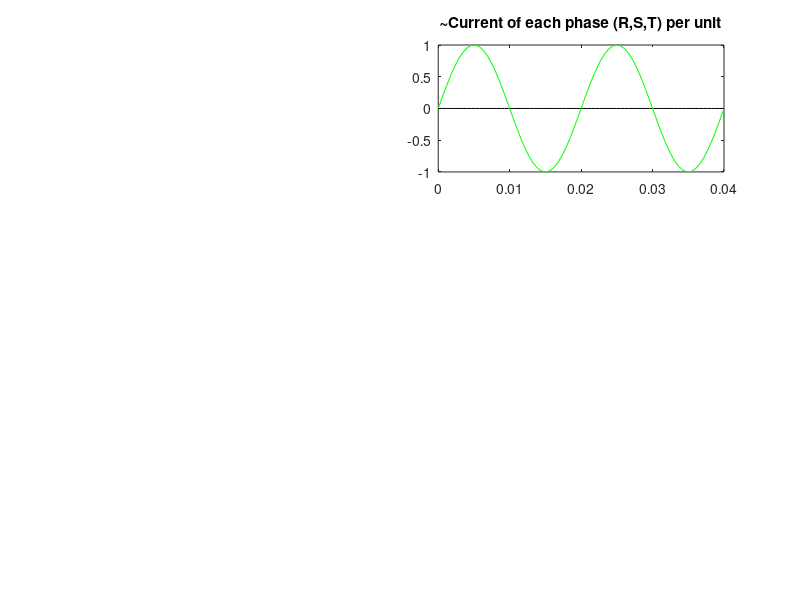

MATLAB code for this plot: (Note: this script raises an error after producing the figure.)
 %% Clearing variables and close windoes and clearing command window   
 
    close all
    clear
    
    clc
    
%     tic;
%% File Name

    filename = 'NO_Ideal_Animated5.gif';       % Specify the output file name
    gifc = 0 ;                                   %1==yes or 0==no ==> creating .gif animation file
%% variables definition:

    j=1i;                      %j=[0+1i]
    f=50;                      %frequency
    P=1/f;                     %Period
    n=70;                      %Number of time steps
    t=linspace(0,2*P,n);       %time
    w=2*pi*f;                  %angular frequency(Omega)
    Bm=1;                      %amplitude of Mfield produced by each phase
    m=round(sqrt(n))+1;
%% Here we can make fault:

    R =  1  +  0.10*sin(w*t)   -  0.05 ;                  %Br=R*Bm*sin(w*t); 
    S =  1  +  0.19*sin(3*w*t)   -  1.00 ;                  %Bs=S*Bm*sin(w*t-2*pi/3);
    T =  1  +  0.10*sin(2*w*t)   -  0.20 ;                  %Bt=T*Bm*sin(w*t+2*pi/3);
   
                        A=1.0 ; B=1.0 ;                             %Bnet :: [theta,Bn]=cart2pol(A*Nx,B*Ny);
   
%     R=1;S=1;T=1;                             %
    
%% Magnetic Fields definition:

    Br=(Bm*R).*sin(w*t)          ;% +     0.10*(Bm*R).*sin(3*w*t);             %Mfield produced by   phase  'R'  color=Black  +   3rd Harmonic
    Bs=(Bm*S).*sin(w*t-2*pi/3)   ;% +     0.15*(Bm*S).*sin(3*(w*t-2*pi/3));    %Mfield produced by   phase  'S'  color=Blue   +   3rd Harmonic
    Bt=(Bm*T).*sin(w*t+2*pi/3)   ;% +     0.12*(Bm*T).*sin(3*(w*t+2*pi/3));    %Mfield produced by   phase  'T'  color=Pink   +   3rd Harmonic
    
%% Mfields in cartesian coordinates:

    [Rx,Ry]=pol2cart(0,Br);
    %Rx=Br;Ry=Br-Br;
    [Sx,Sy]=pol2cart(-2*pi/3,Bs);
    %Sx=Bs*cos(-2*pi/3);Sy=Bs*sin(-2*pi/3);
    [Tx,Ty]=pol2cart(2*pi/3,Bt);
    %Tx=Bt*cos(2*pi/3);Ty=Bt*sin(2*pi/3);
    
%% Avaluating Bnet vector:

    Nx=A.*(Rx+Sx+Tx);
    Ny=B.*(Ry+Sy+Ty);
    
%%  Bnet in polar coordinates

    [theta,Bn]=cart2pol(Nx,Ny);      %Bnet Mfield      color=Red
    
%% Wave shapes and geometrical positions

    c1=sin(w*t)+j*cos(w*t);
    c2=1.5*c1;
%     cr=max(R)*c1;
%     cs=max(S)*c1;
%     ct=max(T)*c1;
    cN=Nx+j*Ny;
    ir=(Bm).*sin(w*t);         
    is=(Bm).*sin(w*t-2*pi/3);   
    it=(Bm).*sin(w*t+2*pi/3);
    in=t-(-1.5+t);
    iz=in-1.5;
%% Somthing for creating Animation
    if (gifc == 1) 
        
        
        im=cell(m);
        
        frame=struct('cdata',[],'colormap',[]);
        
    end

%% 
       
%   rd=zeros(1,n);
%   sd=rd;
%   td=rd;
 %   tt=t-(t-1.5);
    
%% Openning a Figure   

    figure('NumberTitle','off','Name','Magnetic Fields in the Stator By H.Najafi','Units','centimeters','Position',[0.25 2 40 18]);
    
    %% Animated Lines
    
    subplot(3,4,[3,4]); 
    %plot([t,iz],'Color','k','LineWidth',0.5,[t,ir],'Color','g','LineWidth',1);
    plot(t,iz,'k',t,ir,'g');
    title('~Current of each phase (R,S,T) per unit');
    ral=animatedline('Color','k','LineWidth',1.5,'MaximumNumPoints',n);
    ylim([-1.5 1.5]);xlim([0 max(t)]);grid on;grid minor;
    ax = gca;
    ax.YLabel.String = 'R';
    ax.YLabel.FontSize = 10;
    
    
    subplot(3,4,[7,8]);
    plot(t,iz,'k',t,is,'g');
    sal=animatedline('Color','b','LineWidth',1.5,'MaximumNumPoints',n);
    ylim([-1.5 1.5]);xlim([0 max(t)]);grid on;grid minor;
    ax = gca;
    ax.YLabel.String = 'S';
    ax.YLabel.FontSize = 10;
    
    
    subplot(3,4,[11,12]);
    plot(t,iz,'k',t,it,'g');
    tal=animatedline('Color','m','LineWidth',1.5,'MaximumNumPoints',n);
    ylim([-1.5 1.5]);xlim([0 max(t)]);grid on;grid minor;
    ax = gca;
    ax.YLabel.String = 'T';
    ax.YLabel.FontSize = 10;
    ax.XLabel.String = 'Time';
    ax.XLabel.FontSize = 10;
    ax.XLabel.FontWeight='bold';
    
    subplot(3,4,[9,10]);
    plot(360*f*t,in,'g','LineWidth',0.75);
    nal=animatedline('Color','r','LineWidth',1.5,'MaximumNumPoints',n);
    %ylim([-2 2]);
    xlim([0 (180/pi)*w*max(t)]);grid on; grid minor;
    ax = gca;
    ax.YLabel.String = 'Amplitude of Bnet';
    ax.YLabel.FontSize = 10;
    ax.YLabel.FontWeight='bold'; 
    ax.XTickMode = 'manual';
    ax.XTick = linspace(0,360*f*max(t),13);
    ax.XLabel.String = 'Position of Bnet(0-360 Degree)';
    ax.XLabel.FontSize = 10;
    ax.XLabel.FontWeight='bold';
    
    
    subplot(3,4,[1,2,5,6]); 
    plot(cN,'r','LineWidth',2);
    title('Magnetic Fields');
    ax = gca;
    ax.XLabel.String = 'Hamed Najafipour (S.R.T.T.U.-1396)';ax.XLabel.FontSize = 10;ax.XLabel.FontWeight='bold';
    %axis square;
    axis([-1.7 1.7 -1.7 1.7]);
    axis equal;
    grid on;grid minor;hold on;
%%
    
for ii=1:n  
        
   %   rd(ii)=Br(ii);
   %   sd(ii)=Bs(ii);
   %   td(ii)=Bt(ii);
      
      subplot(3,4,[3,4]);
      
      %title("B produced by each phase");
      
      
      %cla;
   % plot(t,ir,'g','LineWidth',1);
     
     addpoints(ral,t(ii),Br(ii));
     drawnow ;
      
    %  hold on;
%       plot(t,ir,'g','LineWidth',2);
%       hold on;
%       plot(t,rd,'k','LineWidth',2);
  %    grid on;
     % hold on;
     
     
  %    ylim([-1.5 1.5]);
    %  hold on;
     
     % hold  off;
      
      subplot(3,4,[7,8]);
      
     addpoints(sal,t(ii),Bs(ii));
     drawnow ;
      
      %cla;
      
%       plot(t,is,'g',t,sd,'b','LineWidth',2);
%       hold on;
    %  plot(t,is,'g','LineWidth',2);
     % hold on;
     % plot(t,sd,'b','LineWidth',2);
     % grid on;
      
      
  %    ylim([-1.5 1.5]);
     % hold on;
     
     subplot(3,4,[11,12]);
     
     addpoints(tal,t(ii),Bt(ii));
     drawnow ;
      
      
      
  %    cla;
      
   %   plot(t,it,'g',t,td,'b','LineWidth',2);
   %   hold on;
%       plot(t,it,'g','LineWidth',2);
%       hold on;
%       plot(t,td,'m','LineWidth',2);
   %   grid on;
      
      
   %   ylim([-1.5 1.5]);
      %hold on;
      
       subplot(3,4,[9,10]);
      
      addpoints(nal,360*f*t(ii),Bn(ii));
      drawnow ;
      
        
     subplot(3,4,[1,2,5,6]);
      
     cla;
     
     plot(c1,'g','LineWidth',1);
     hold on;
     plot(c2,'g','LineWidth',1);
     hold on; 
     plot(cN,'r','LineWidth',1); 
      hold on;
     
      
      
      
%       title('Rotating M.Field By Hamed Najafi');
      
      %legend('R','S','T','Bnet');
      
      plot([0 Nx(ii)],[0 Ny(ii)],'r','Marker','s','LineWidth',1.5);
      hold on;
      plot([0 Rx(ii)],[0 Ry(ii)],'k','Marker','s','LineWidth',1);
      hold on;
      plot([0 Sx(ii)],[0 Sy(ii)],'b','Marker','s','LineWidth',1);
      hold on;
      plot([0 Tx(ii)],[0 Ty(ii)],'m','Marker','s','LineWidth',1);
      hold on;
      
      
%       grid on;
     
%       axis square;
%       axis([-1.7 1.7 -1.7 1.7]);
      
      %legend('r=1','r=1.5','R','S','T','Bnet');
      
     % drawnow
     if (gifc == 1) 
         
                 frame(ii) = getframe(1);
                   im{ii} = frame2im(frame(ii));
     end
      % hold off;
      
     
      
end
%% Movie
%     close;
%     fig=figure('NumberTitle','off','Name',['Magnetic Fields in the Stator',date],'Units','centimeters','Position',[0.25 2 40 18]);
%     movie(fig,frame,2);
%% These following codes are written for exporting plots to a .gif (animation) file

  if (gifc == 1) 
        %close;
        figure;
        nImages=length(t);
        for idx = 1:nImages
            subplot(m,m,idx)
            imshow(im{idx});
        end


        for idx = 1:nImages
            [A,map] = rgb2ind(im{idx},256);
            if idx == 1
                imwrite(A,map,filename,'gif','LoopCount',Inf,'DelayTime',0);
            else
                imwrite(A,map,filename,'gif','WriteMode','append','DelayTime',0);
            end
        end
        close all;
  end

%%
%     toc;
%% The End... ...!?
